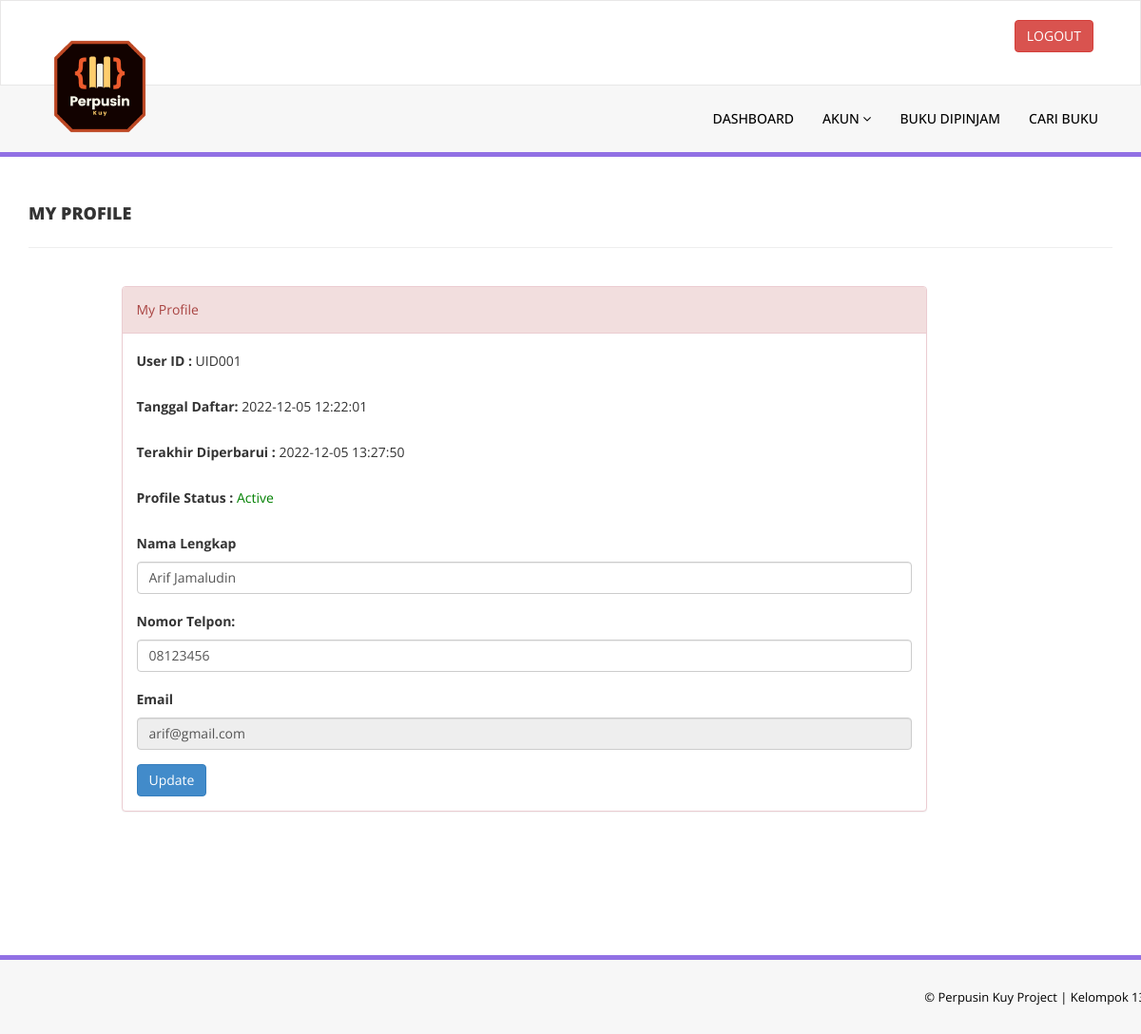
Page /Perpusin/my-profile.php (signed in) on the committed database.
### tables this page shows
CREATE TABLE `tblstudents` (
  `id` int(11) NOT NULL,
  `StudentId` varchar(100) DEFAULT NULL,
  `FullName` varchar(120) DEFAULT NULL,
  `EmailId` varchar(120) DEFAULT NULL,
  `MobileNumber` char(13) DEFAULT NULL,
  `Password` varchar(120) DEFAULT NULL,
  `Status` int(1) DEFAULT NULL,
  `RegDate` timestamp NULL DEFAULT current_timestamp(),
  `UpdationDate` timestamp NULL DEFAULT NULL ON UPDATE current_timestamp()
);

### Perpusin/my-profile.php (the view, shortened to what this page needs)
<?php
include('includes/config.php');
if (strlen($_SESSION['login']) == 0) {
    header('location:index.php');
} else {
?>
<!DOCTYPE html>
<html xmlns="http://www.w3.org/1999/xhtml">
<head>
    <link href="assets/css/bootstrap.css" rel="stylesheet" />
    <link href="assets/css/font-awesome.css" rel="stylesheet" />
    <link href="assets/css/style.css" rel="stylesheet" />
</head>
<body>
    <?php include('includes/header.php'); ?>
    <div class="content-wrapper">
        <div class="container">
            <div class="row pad-botm">
                <div class="col-md-12">
                    <h4 class="header-line">My Profile</h4>
                </div>
            </div>
            <div class="row">
                <div class="col-md-9 col-md-offset-1">
                    <div class="panel panel-danger">
                        <div class="panel-heading">
                            My Profile
                        </div>
                        <div class="panel-body">
                            <form name="signup" method="post">
                                <?php
    $sid = $_SESSION['stdid'];
    $sql = "SELECT StudentId,FullName,EmailId,MobileNumber,RegDate,UpdationDate,Status from  tblstudents  where StudentId=:sid ";
    $query = $dbh->prepare($sql);
    $query->bindParam(':sid', $sid, PDO::PARAM_STR);
    $query->execute();
    $results = $query->fetchAll(PDO::FETCH_OBJ);
    if ($query->rowCount() > 0) {
        foreach ($results as $result) { ?>
                                <div class="form-group">
                                    <label>User ID : </label>
                                    <?php echo htmlentities($result->StudentId); ?>
                                </div>
                                <div class="form-group">
                                    <label>Tanggal Daftar: </label>
                                    <?php echo htmlentities($result->RegDate); ?>
                                </div>
                                <?php if ($result->UpdationDate != "") { ?>
                                <div class="form-group">
                                    <label>Terakhir Diperbarui : </label>
                                    <?php echo htmlentities($result->UpdationDate); ?>
                                </div>
                                <?php } ?>
                                <div class="form-group">
                                    <label>Profile Status : </label>
                                    <?php if ($result->Status == 1) { ?>
                                    <span style="color: green">Active</span>
                                    <?php } else { ?>
                                    <span style="color: red">Blocked</span>
                                    <?php } ?>
                                </div>
                                <div class="form-group">
                                    <label>Nama Lengkap</label>
                                    <input class="form-control" type="text" name="fullanme"
                                        value="<?php echo htmlentities($result->FullName); ?>" autocomplete="off"
                                        required />
                                </div>
                                <div class="form-group">
                                    <label>Nomor Telpon:</label>
                                    <input class="form-control" type="text" name="mobileno" maxlength="13"
                                        value="<?php echo htmlentities($result->MobileNumber); ?>" autocomplete="off"
                                        required />
                                </div>
                                <div class="form-group">
                                    <label>Email</label>
                                    <input class="form-control" type="email" name="email" id="emailid"
                                        value="<?php echo htmlentities($result->EmailId); ?>" autocomplete="off" required
                                        readonly />
                                </div>
                                <?php }
    } ?>
                                <button type="submit" name="update" class="btn btn-primary" id="submit">Update
                                </button>
                            </form>
                        </div>
                    </div>
                </div>
            </div>
        </div>
    </div>
    <?php include('includes/footer.php'); ?>
</body>
</html>
<?php } ?>

### Perpusin/assets/css/style.css (style rules this page uses)
.content-wrapper { margin-top: 40px; min-height:800px; padding-bottom:90px; }
.header-line { font-weight:900; padding-bottom:25px; border-bottom:1px solid #eeeeee; text-transform:uppercase; }
.pad-botm { padding-bottom:30px; }

### rows in the picture
tblstudents: StudentId "UID001", RegDate "2022-12-05 12:22:01", UpdationDate "2022-12-05 13:27:50", Status "Active", fullanme "Arif Jamaludin", mobileno "08123456", email "arif@gmail.com"
